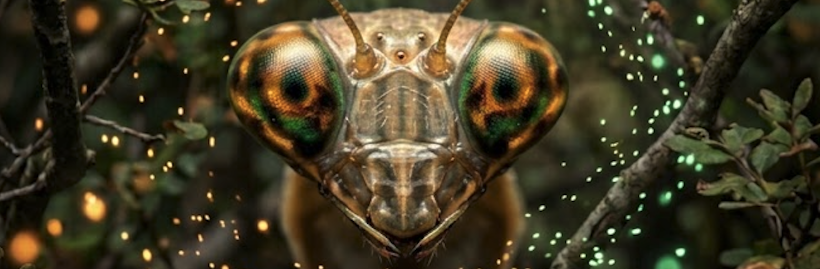
#> input picture mantis.png, 1640 x 538 px (shown at 1/2 size)
$ python make_app_icon.py
#> lines starting #> are read from the running program, lines starting #| are printed output that depends on the picture
#!/usr/bin/env python3
"""Genera el icono de app MANTIS 3D.

Prioridad de fuente:
1. ``packaging/mantis_icon_source.png`` (cuadrado preferido, p. ej. de la web)
2. Recorte de cara desde ``mantis.png`` (banner de la GUI)
"""

from __future__ import annotations

import shutil
import subprocess
import sys
from pathlib import Path

from PIL import Image

ROOT = Path(__file__).resolve().parents[1]
BANNER = ROOT / "mantis.png"
SOURCE = ROOT / "packaging" / "mantis_icon_source.png"
OUT_DIR = ROOT / "packaging"
MASTER = OUT_DIR / "mantis_icon.png"
ICO = OUT_DIR / "mantis.ico"
ICNS = OUT_DIR / "mantis.icns"

# Fallback si solo hay banner panorámico.
FACE_WIDTH_MUL = 2.45
CONTENT_FIT = 0.90
BG = (6, 10, 8, 255)
MASTER_SIZE = 1024
ICO_SIZES = [(256, 256), (128, 128), (64, 64), (48, 48), (32, 32), (16, 16)]
ICNS_SPECS = [
    (16, "icon_16x16.png"),
    (32, "icon_16x16@2x.png"),
    (32, "icon_32x32.png"),
    (64, "icon_32x32@2x.png"),
    (128, "icon_128x128.png"),
    (256, "icon_128x128@2x.png"),
    (256, "icon_256x256.png"),
    (512, "icon_256x256@2x.png"),
    (512, "icon_512x512.png"),
    (1024, "icon_512x512@2x.png"),
]


def compose_from_square(im: Image.Image) -> Image.Image:
    """Normaliza una imagen ya cuadrada (o casi) a RGBA centrada."""
    im = im.convert("RGBA")
    w, h = im.size
    side = min(w, h)
    left = (w - side) // 2
    top = (h - side) // 2
    return im.crop((left, top, left + side, top + side))


def compose_from_banner(im: Image.Image) -> Image.Image:
    """Recorte ancho de la cara del banner GUI sobre cuadrado oscuro."""
    im = im.convert("RGBA")
#> im is the input picture: PIL image 1640x538 RGBA; mean R, G, B, A 65.1, 58.2, 36.5, 255
    w, h = im.size
#> w = 1640; h = 538
    cw = max(1, min(w, int(round(h * FACE_WIDTH_MUL))))
#> cw = 1318
    left = max(0, (w - cw) // 2)
#> left = 161
    crop = im.crop((left, 0, left + cw, h))
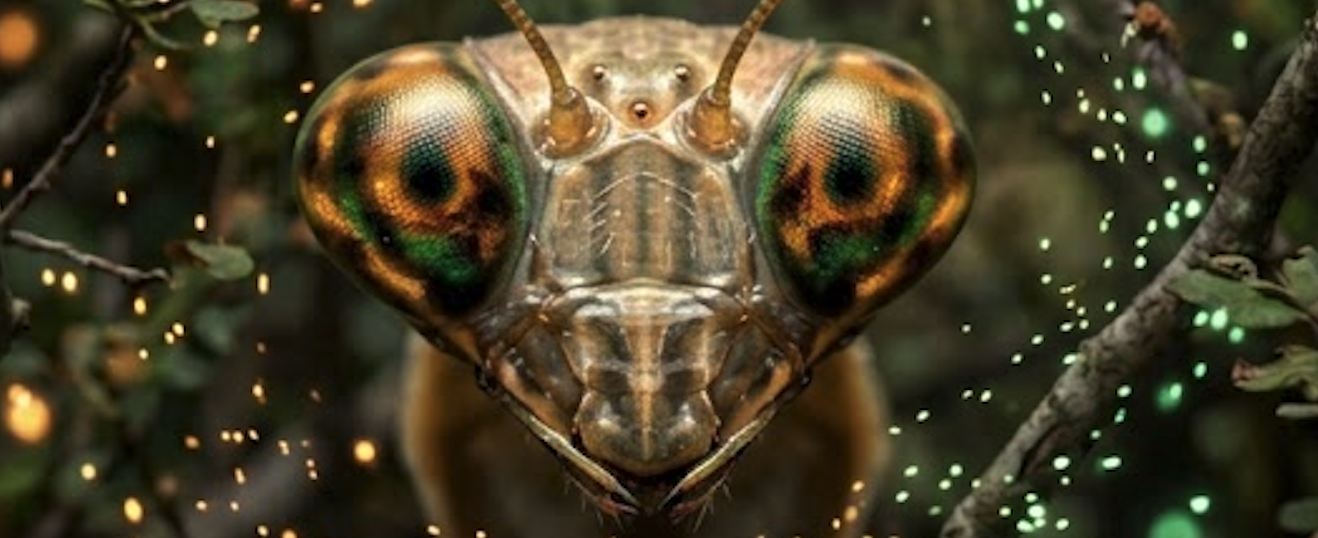
#> crop: PIL image 1318x538 RGBA; mean R, G, B, A 71.9, 64, 40.7, 255

    side = cw
#> side = 1318
    canvas = Image.new("RGBA", (side, side), BG)
    nw = max(1, int(round(cw * CONTENT_FIT)))
#> nw = 1186
    nh = max(1, int(round(h * CONTENT_FIT)))
#> nh = 484
    resized = crop.resize((nw, nh), Image.Resampling.LANCZOS)
    canvas.paste(resized, ((side - nw) // 2, (side - nh) // 2), resized)
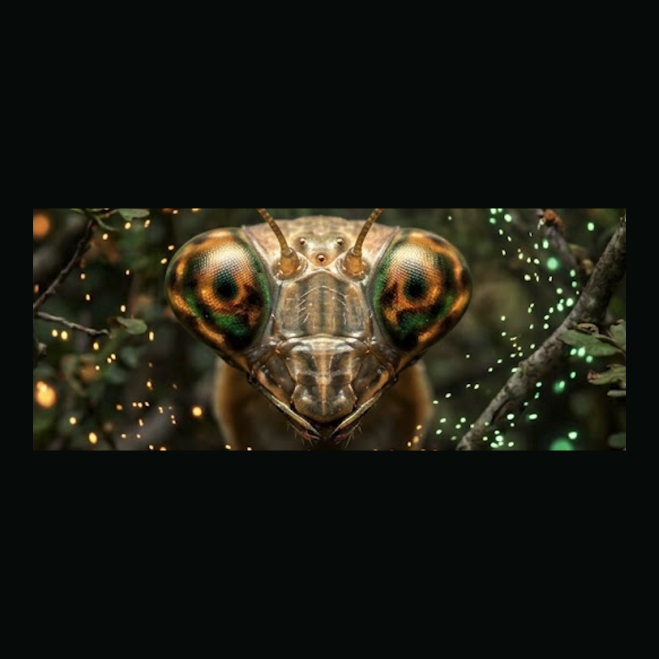
#> canvas: PIL image 1318x1318 RGBA (shown at 1/2 size); mean R, G, B, A 27.8, 27.8, 18.8, 255
    return canvas


def load_face() -> Image.Image:
    if SOURCE.is_file():
        print(f"Fuente: {SOURCE}")
        return compose_from_square(Image.open(SOURCE))
    if BANNER.is_file():
        print(f"Fuente (banner): {BANNER}")
        return compose_from_banner(Image.open(BANNER))
    raise FileNotFoundError(
        f"No hay fuente de icono. Coloca {SOURCE.name} o {BANNER.name}."
    )


def write_master(face: Image.Image) -> Image.Image:
    master = face.resize((MASTER_SIZE, MASTER_SIZE), Image.Resampling.LANCZOS)
    OUT_DIR.mkdir(parents=True, exist_ok=True)
    master.save(MASTER, format="PNG")
    print(f"PNG: {MASTER}")
    return master


def write_ico(master: Image.Image) -> None:
    master.save(ICO, format="ICO", sizes=ICO_SIZES)
    print(f"ICO: {ICO}")


def write_icns(master: Image.Image) -> None:
    if sys.platform != "darwin":
        print("ICNS: omitido (solo macOS / iconutil)")
        return
    if shutil.which("iconutil") is None:
        print("ICNS: omitido (iconutil no encontrado)")
        return

    iconset = OUT_DIR / "mantis.iconset"
    if iconset.exists():
        shutil.rmtree(iconset)
    iconset.mkdir(parents=True)
    try:
        for size, name in ICNS_SPECS:
            resized = master.resize((size, size), Image.Resampling.LANCZOS)
            resized.save(iconset / name, format="PNG")
        subprocess.run(
            ["iconutil", "-c", "icns", str(iconset), "-o", str(ICNS)],
            check=True,
        )
    finally:
        shutil.rmtree(iconset, ignore_errors=True)
    print(f"ICNS: {ICNS}")


def main() -> int:
    try:
        face = load_face()
    except FileNotFoundError as exc:
        print(exc, file=sys.stderr)
        return 1
    master = write_master(face)
    write_ico(master)
    write_icns(master)
    return 0


if __name__ == "__main__":
    raise SystemExit(main())
#> (the program exits here)
